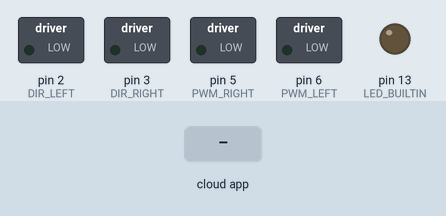
The sketch below on a simulated Arduino Nano, built with avr-gcc and run on an emulated ATmega328P. On the bench: switched loads named in the sketch (green lamp = pin HIGH), output pins drawn as LEDs (lit = HIGH). The inputs (shaded band) are chosen by the test bench. The ROS host is connected and sends only what is stated.

Above: at 3.2 s.
3.3 s: the phone or cloud app sets rmotor_pwm_cmd to -100
At 4.2 s:
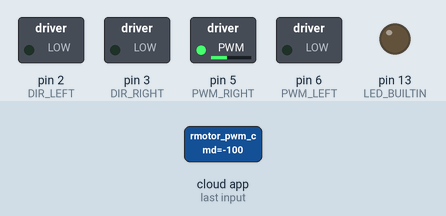
4.8 s: the phone or cloud app sets lmotor_pwm_cmd to -100
At 5.3 s:
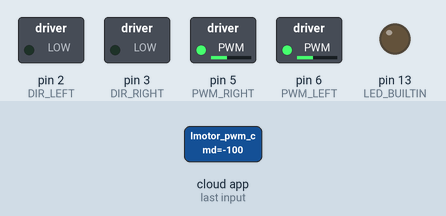
6.3 s: the phone or cloud app sets rmotor_pwm_cmd to 0
At 7.5 s:
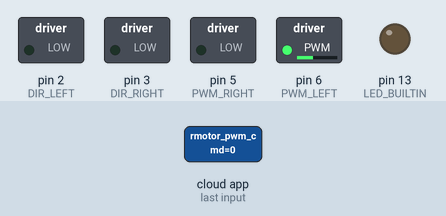
7.8 s: the phone or cloud app sets rmotor_pwm_cmd to 100
At 8.8 s:
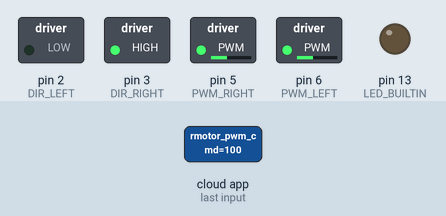
9.3 s: the phone or cloud app sets lmotor_pwm_cmd to 0
At 9.9 s:
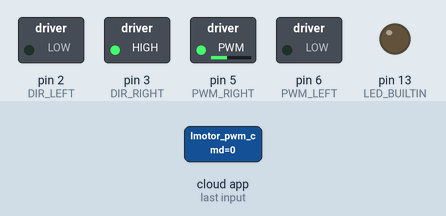
10.8 s: the phone or cloud app sets lmotor_pwm_cmd to 100
At 12.3 s:
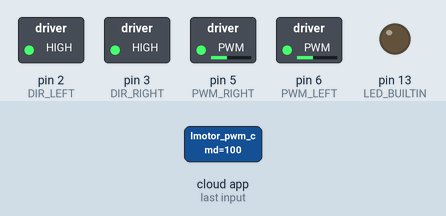
Timing chart, 0 to 13.3 s (numbered marks = the images above; inputs shaded):
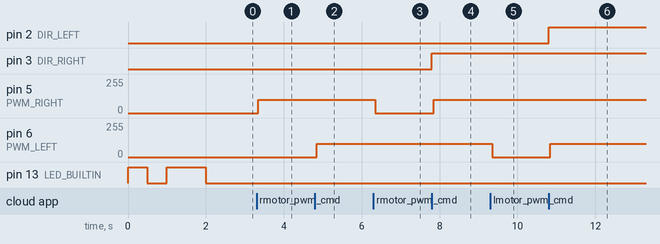

The sketch:

ros_pwm_handler.ino
```cpp
/*
  ros_pwm_handler.ino is a ROS (Robot Operating System) node that runs on
  an arduino nano and subscribes to a pair of Float32 messages (as published for example, by the differential drive package -
  http://wiki.ros.org/differential_drive) and in turn sends that out as a PWM signal to the motor drivers.

  Lloyd Brombach, November 2020
  lbrombach2@gmail.com
*/

#include <ros.h>
#include <std_msgs/Float32.h>
#include <std_msgs/Int16.h>

#define PWM_RIGHT 5 //6   // PWM output pin for right motor
#define DIR_RIGHT 3 // 3   // Direction output pin for right motor

#define PWM_LEFT 6 //5    // PWM output pin for left motor
#define DIR_LEFT 2 //2    // Direction output pin for left motor
#define MIN_PWM 50    //program outputs zero below this value to avoid energized motor below the movement threshold
#define MAX_PWM 150   //adjust to set max speed
#define PWM_CHANGE_INCREMENT 2  //adjust to change how quickly output changes

int left_cmd = 0;
int right_cmd = 0;


ros::NodeHandle nh;

std_msgs::Int16 left;
std_msgs::Int16 right;
ros::Publisher pubLeft("left", &left);

bool get_requested_direction(int requested_pwm)
{
  return (requested_pwm > 0) ? 1 : 0;
}

//if PwmReq*PwmOut is negative, that means the wheel is switching
//directions and we should bring to a stop before switching directions
bool is_direction_change(int requested_pwm, int last_pwm)
{
  if (requested_pwm * last_pwm < 0)
    return true;
  else
    return false;
}

//this section increments PWM changes instead of making jarring/dangerous sudden big changes
int get_new_pwm_out(int requestedPwm, int lastPwm)
{
  int newPWM = 0;
  if (is_direction_change(requestedPwm, lastPwm))
    requestedPwm = 0;

  if (requestedPwm > lastPwm)
  {
    newPWM = lastPwm + PWM_CHANGE_INCREMENT;
  }
  else if (requestedPwm < lastPwm)
  {
    newPWM = lastPwm - PWM_CHANGE_INCREMENT;
  }
  else
    newPWM = requestedPwm;

  return newPWM;
}
//this happens when right wheel cmd message is recieved
void rightMessageCb(const std_msgs::Float32 &request_pwm)
{
  right_cmd = (int)request_pwm.data;
}

//this happens when left wheel cmd message is recieved
void leftMessageCb(const std_msgs::Float32 &request_pwm)
{
  left_cmd = (int)request_pwm.data;
}


//subscribe to cmd_vel
ros::Subscriber<std_msgs::Float32> subRight("rmotor_pwm_cmd", &rightMessageCb);
ros::Subscriber<std_msgs::Float32> subLeft("lmotor_pwm_cmd", &leftMessageCb);

void setup()
{
  // Serial.begin(9600);
  pinMode(LED_BUILTIN, OUTPUT);
  digitalWrite(LED_BUILTIN, 0);
  digitalWrite(LED_BUILTIN, 1);
  delay(500);
  digitalWrite(LED_BUILTIN, 0);
  delay(500);
  digitalWrite(LED_BUILTIN, 1);
  delay(500);
  digitalWrite(LED_BUILTIN, 0);
  digitalWrite(LED_BUILTIN, 1);
  delay(500);
  digitalWrite(LED_BUILTIN, 0);

  pinMode(PWM_RIGHT, OUTPUT);
  pinMode(DIR_RIGHT, OUTPUT);
  pinMode(PWM_LEFT, OUTPUT);
  pinMode(DIR_LEFT, OUTPUT);
  analogWrite(PWM_LEFT, 0);
  analogWrite(PWM_RIGHT, 0);
  digitalWrite(DIR_LEFT, 0);
  digitalWrite(DIR_RIGHT, 0);

 // Serial.begin(9600);
 // nh.getHardware()->setBaud(9600);
  nh.initNode();
  nh.subscribe(subRight);
  nh.subscribe(subLeft);
nh.advertise(pubLeft);
}


void loop()
{
  nh.spinOnce();

  static int lastLeft = 0;
  static int lastRight = 0;

  left_cmd = (is_direction_change(left_cmd, lastLeft))    ? 0 : left_cmd;
  right_cmd = (is_direction_change(right_cmd, lastRight)) ? 0 : right_cmd;


  //update pwm value that will actually be written
  int nextLeft = get_new_pwm_out(left_cmd, lastLeft);
  int nextRight = get_new_pwm_out(right_cmd, lastRight);

  left.data = nextLeft;
  pubLeft.publish(&left);

  //set direction pins - invert get_requested_dir() output if motor runs backwards
  if(abs(nextLeft) <= PWM_CHANGE_INCREMENT)
  {
    digitalWrite(DIR_LEFT, get_requested_direction(nextLeft));
  }
    if(abs(nextRight) <= PWM_CHANGE_INCREMENT)
  {
    digitalWrite(DIR_RIGHT, get_requested_direction(nextRight));
  }


  //actually output pwm values
  analogWrite(PWM_LEFT, abs(nextLeft));
  analogWrite(PWM_RIGHT, abs(nextRight));

  //analogWrite(PWM_LEFT, 0);

  lastLeft = nextLeft;
  lastRight = nextRight;

}
```

Measured:
- after the input at 3.3 s, pin 5 (PWM_RIGHT): 0/255 → 100/255 after 0.05 s
- after the input at 4.8 s, pin 6 (PWM_LEFT): 0/255 → 100/255 after 0.05 s
- after the input at 6.3 s, pin 5 (PWM_RIGHT): 100/255 → 0/255 after 0.05 s
- after the input at 7.8 s, pin 3 (DIR_RIGHT): LOW → HIGH at once; pin 5 (PWM_RIGHT): 0/255 → 100/255 after 0.05 s
- after the input at 9.3 s, pin 6 (PWM_LEFT): 100/255 → 0/255 after 0.05 s
- after the input at 10.8 s, pin 2 (DIR_LEFT): LOW → HIGH at once; pin 6 (PWM_LEFT): 0/255 → 100/255 after 0.05 s
